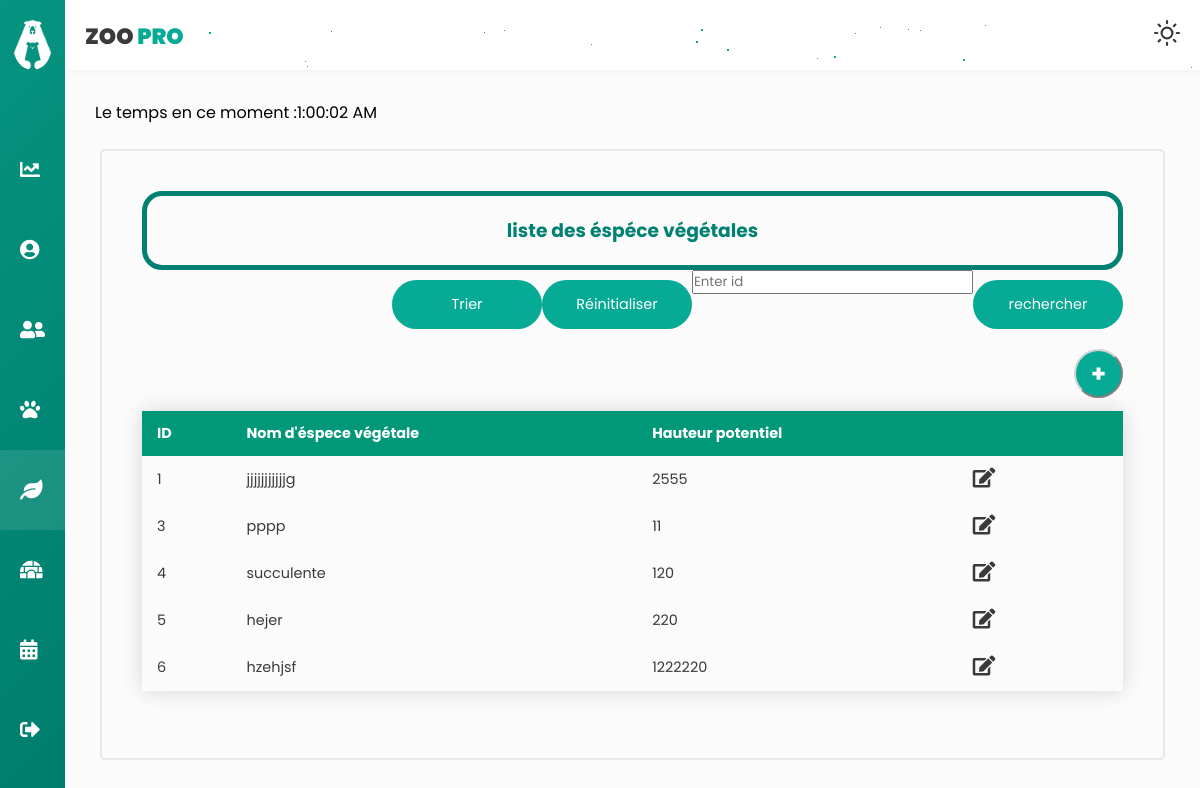
Page /especeC/afficherList (signed in) on the earlier database version.
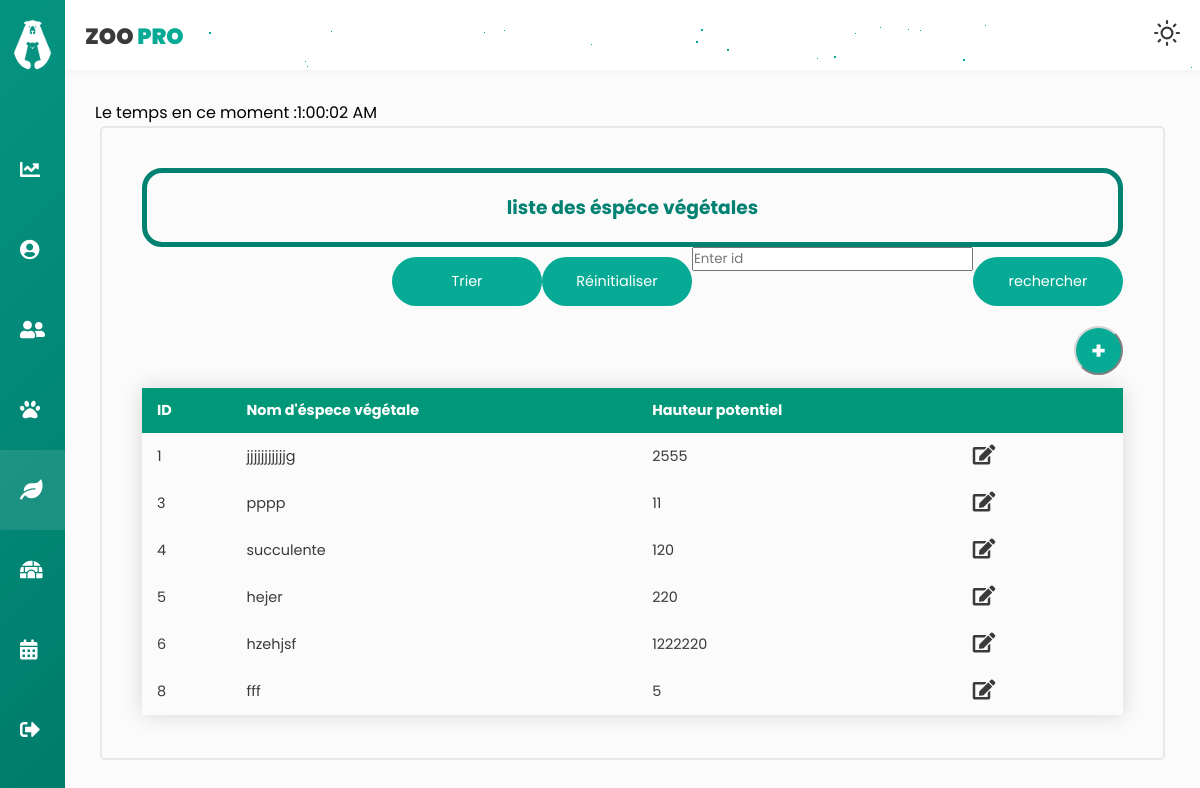
Same page on the later database version.
### tables this page shows
CREATE TABLE `espece` (
  `idE` int(11) NOT NULL,
  `nomE` varchar(255) NOT NULL,
  `hauteur` float NOT NULL
);

### app/libraries/Core.php (called while the page is built, shortened)
<?php
  class Core {
    protected $currentMethod = 'index';
    public function __construct(){
      $url = $this->getUrl();
      if(isset($url[0])){
      if(file_exists('../app/controllers/' . ucwords($url[0]). '.php')){
        unset($url[0]);
      }
    }
      $this->currentController = new $this->currentController;
      if(isset($url[1])){
        if(method_exists($this->currentController, $url[1])){
          $this->currentMethod = $url[1];
          unset($url[1]);
        }
      }
      $this->params = $url ? array_values($url) : [];
      call_user_func_array([$this->currentController, $this->currentMethod], $this->params);
    }
    public function getUrl(){
      if(isset($_GET['url'])){
        $url = rtrim($_GET['url'], '/');
        $url = filter_var($url, FILTER_SANITIZE_URL);
        $url = explode('/', $url);
        return $url;
      }
    }
  }

### app/require.php (called while the page is built, shortened)
<?php
    require_once 'libraries/Core.php';
    require_once 'libraries/Controller.php';
    require_once 'libraries/Database.php';
    $init = new Core();

### public/index.php (called while the page is built)
<?php
    require_once '../app/require.php';

### app/libraries/Database.php (called while the page is built, shortened)
<?php
    class Database {
        private $dbHost = DB_HOST;
        private $dbUser = DB_USER;
        private $dbPass = DB_PASS;
        private $dbName = DB_NAME;
        private $statement;
        private $dbHandler;
        public function __construct() {
            $conn = 'mysql:host=' . $this->dbHost . ';dbname=' . $this->dbName;
            $options = array(
                PDO::ATTR_PERSISTENT => true,
                PDO::ATTR_ERRMODE => PDO::ERRMODE_EXCEPTION
            );
            try {
                $this->dbHandler = new PDO($conn, $this->dbUser, $this->dbPass, $options);
            } catch (PDOException $e) {
                $this->error = $e->getMessage();
                echo $this->error;
            }
        }
        public function query($sql) {
            $this->statement = $this->dbHandler->prepare($sql);
        }
        public function execute() {
            return $this->statement->execute();
        }
        public function resultSet() {
            $this->execute();
            return $this->statement->fetchAll();
        }
    }

### app/models/especeM.php (called while the page is built, shortened)
<?php
class especeM
{
    private $db;
    public function __construct()
    {
        $this->db = new Database;
    }
    public function afficherespece(){
        $this->db->query('SELECT * FROM espece ');
        return $this->db->resultSet();
    }
    public function gethauteurSup()
    {
        $this->db->query('SELECT count(*) FROM espece WHERE hauteur >= 100');
        return $this->db->resultSet();
    }
    public function gethauteurInf()
    {
        $this->db->query('SELECT count(*) FROM espece WHERE hauteur < 100');
        return $this->db->resultSet();
    }
}

### app/controllers/especeC.php (the view, shortened to what this page needs)
<?php
class especeC extends Controller
{
    public function __construct()
    {
        $this->especeModel = $this->model('especeM');
    }
    public function afficherList($error = '')
    {
        $tab = $this->especeModel->afficherespece();
        $data = [
            'tab' => '',
            'sup' => '',
            'inf' => '',
            'errorAffiche' => ''
        ];
        foreach ($tab as $key => $value) {
            $data['tab'] .= '<tr class="tblRows" data='.$value[0]."-".$value[1]."-".$value[2].'>
            <td >'. $value[0] .'</td>
            <td>'. $value[1] .'</td>
            <td>'. $value[2] .'</td>
            <td> <i class="fas fa-edit updateButton" onclick="openFormModifier()">
        </tr>';
        }
    }
}

Differences in the rows shown:
added espece: idE "8", nomE "fff", hauteur "5"
